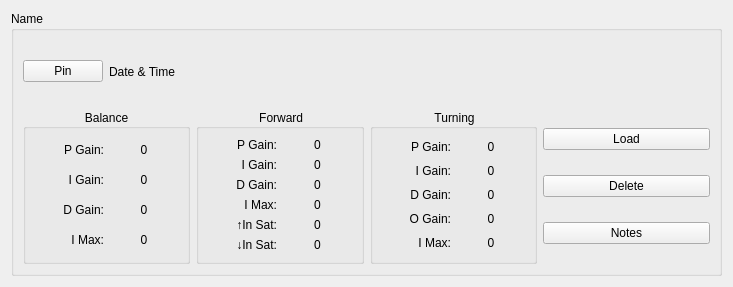
<?xml version="1.0" encoding="UTF-8"?>
<ui version="4.0">
 <class>ParameterSet</class>
 <widget class="QWidget" name="ParameterSet">
  <property name="geometry">
   <rect>
    <x>0</x>
    <y>0</y>
    <width>733</width>
    <height>287</height>
   </rect>
  </property>
  <property name="windowTitle">
   <string>Form</string>
  </property>
  <layout class="QGridLayout" name="gridLayout">
   <item row="0" column="0">
    <widget class="QGroupBox" name="group_box_name">
     <property name="title">
      <string>Name</string>
     </property>
     <layout class="QVBoxLayout" name="verticalLayout_7">
      <item>
       <layout class="QHBoxLayout" name="top_bar_layout">
        <item>
         <widget class="QPushButton" name="top_bar_push_button_pin">
          <property name="text">
           <string>Pin</string>
          </property>
         </widget>
        </item>
        <item>
         <widget class="QLabel" name="top_bar_label_date_time">
          <property name="text">
           <string>Date &amp; Time</string>
          </property>
         </widget>
        </item>
        <item>
         <spacer name="top_bar_spacer_horizontal_right">
          <property name="orientation">
           <enum>Qt::Horizontal</enum>
          </property>
          <property name="sizeHint" stdset="0">
           <size>
            <width>40</width>
            <height>20</height>
           </size>
          </property>
         </spacer>
        </item>
       </layout>
      </item>
      <item>
       <layout class="QHBoxLayout" name="controller_parameter_layout">
        <item>
         <widget class="QGroupBox" name="controller_parameter_group_box_balance">
          <property name="title">
           <string>Balance</string>
          </property>
          <property name="alignment">
           <set>Qt::AlignCenter</set>
          </property>
          <layout class="QGridLayout" name="controller_parameter_group_box_layout_balance">
           <item row="0" column="0">
            <widget class="QLabel" name="controller_parameter_balance_label_name_proportional">
             <property name="toolTip">
              <string>&lt;html&gt;&lt;head/&gt;&lt;body&gt;&lt;p&gt;Proportional gain&lt;/p&gt;&lt;/body&gt;&lt;/html&gt;</string>
             </property>
             <property name="text">
              <string>P Gain:</string>
             </property>
             <property name="alignment">
              <set>Qt::AlignRight|Qt::AlignTrailing|Qt::AlignVCenter</set>
             </property>
            </widget>
           </item>
           <item row="0" column="1">
            <widget class="QLabel" name="controller_parameter_balance_label_value_proportional">
             <property name="text">
              <string>0</string>
             </property>
             <property name="alignment">
              <set>Qt::AlignCenter</set>
             </property>
            </widget>
           </item>
           <item row="1" column="0">
            <widget class="QLabel" name="controller_parameter_balance_label_name_integral">
             <property name="toolTip">
              <string>&lt;html&gt;&lt;head/&gt;&lt;body&gt;&lt;p&gt;Integral gain&lt;/p&gt;&lt;/body&gt;&lt;/html&gt;</string>
             </property>
             <property name="text">
              <string>I Gain:</string>
             </property>
             <property name="alignment">
              <set>Qt::AlignRight|Qt::AlignTrailing|Qt::AlignVCenter</set>
             </property>
            </widget>
           </item>
           <item row="1" column="1">
            <widget class="QLabel" name="controller_parameter_balance_label_value_integral">
             <property name="text">
              <string>0</string>
             </property>
             <property name="alignment">
              <set>Qt::AlignCenter</set>
             </property>
            </widget>
           </item>
           <item row="2" column="0">
            <widget class="QLabel" name="controller_parameter_balance_label_name_differential">
             <property name="toolTip">
              <string>&lt;html&gt;&lt;head/&gt;&lt;body&gt;&lt;p&gt;Differential gain&lt;/p&gt;&lt;/body&gt;&lt;/html&gt;</string>
             </property>
             <property name="text">
              <string>D Gain:</string>
             </property>
             <property name="alignment">
              <set>Qt::AlignRight|Qt::AlignTrailing|Qt::AlignVCenter</set>
             </property>
            </widget>
           </item>
           <item row="2" column="1">
            <widget class="QLabel" name="controller_parameter_balance_label_value_differential">
             <property name="text">
              <string>0</string>
             </property>
             <property name="alignment">
              <set>Qt::AlignCenter</set>
             </property>
            </widget>
           </item>
           <item row="3" column="0">
            <widget class="QLabel" name="controller_parameter_balance_label_name_integral_max">
             <property name="toolTip">
              <string>&lt;html&gt;&lt;head/&gt;&lt;body&gt;&lt;p&gt;Integral maximum limit&lt;/p&gt;&lt;/body&gt;&lt;/html&gt;</string>
             </property>
             <property name="text">
              <string>I Max:</string>
             </property>
             <property name="alignment">
              <set>Qt::AlignRight|Qt::AlignTrailing|Qt::AlignVCenter</set>
             </property>
            </widget>
           </item>
           <item row="3" column="1">
            <widget class="QLabel" name="controller_parameter_balance_label_value_integral_max">
             <property name="text">
              <string>0</string>
             </property>
             <property name="alignment">
              <set>Qt::AlignCenter</set>
             </property>
            </widget>
           </item>
          </layout>
         </widget>
        </item>
        <item>
         <widget class="QGroupBox" name="controller_parameter_group_box_forward">
          <property name="title">
           <string> Forward</string>
          </property>
          <property name="alignment">
           <set>Qt::AlignCenter</set>
          </property>
          <layout class="QGridLayout" name="controller_parameter_group_box_layout_forward">
           <item row="0" column="0">
            <widget class="QLabel" name="controller_parameter_forward_label_name_proportional">
             <property name="toolTip">
              <string>&lt;html&gt;&lt;head/&gt;&lt;body&gt;&lt;p&gt;Proportional gain&lt;/p&gt;&lt;/body&gt;&lt;/html&gt;</string>
             </property>
             <property name="text">
              <string>P Gain:</string>
             </property>
             <property name="alignment">
              <set>Qt::AlignRight|Qt::AlignTrailing|Qt::AlignVCenter</set>
             </property>
            </widget>
           </item>
           <item row="0" column="1">
            <widget class="QLabel" name="controller_parameter_forward_label_value_proportional">
             <property name="text">
              <string>0</string>
             </property>
             <property name="alignment">
              <set>Qt::AlignCenter</set>
             </property>
            </widget>
           </item>
           <item row="1" column="0">
            <widget class="QLabel" name="controller_parameter_forward_label_name_integral">
             <property name="toolTip">
              <string>&lt;html&gt;&lt;head/&gt;&lt;body&gt;&lt;p&gt;Integral gain&lt;/p&gt;&lt;/body&gt;&lt;/html&gt;</string>
             </property>
             <property name="text">
              <string>I Gain:</string>
             </property>
             <property name="alignment">
              <set>Qt::AlignRight|Qt::AlignTrailing|Qt::AlignVCenter</set>
             </property>
            </widget>
           </item>
           <item row="1" column="1">
            <widget class="QLabel" name="controller_parameter_forward_label_value_integral">
             <property name="text">
              <string>0</string>
             </property>
             <property name="alignment">
              <set>Qt::AlignCenter</set>
             </property>
            </widget>
           </item>
           <item row="2" column="0">
            <widget class="QLabel" name="controller_parameter_forward_label_name_differential">
             <property name="toolTip">
              <string>&lt;html&gt;&lt;head/&gt;&lt;body&gt;&lt;p&gt;Differential gain&lt;/p&gt;&lt;/body&gt;&lt;/html&gt;</string>
             </property>
             <property name="text">
              <string>D Gain:</string>
             </property>
             <property name="alignment">
              <set>Qt::AlignRight|Qt::AlignTrailing|Qt::AlignVCenter</set>
             </property>
            </widget>
           </item>
           <item row="2" column="1">
            <widget class="QLabel" name="controller_parameter_forward_label_value_differential">
             <property name="text">
              <string>0</string>
             </property>
             <property name="alignment">
              <set>Qt::AlignCenter</set>
             </property>
            </widget>
           </item>
           <item row="3" column="0">
            <widget class="QLabel" name="controller_parameter_forward_label_name_integral_max">
             <property name="toolTip">
              <string>&lt;html&gt;&lt;head/&gt;&lt;body&gt;&lt;p&gt;Integral maximum limit&lt;/p&gt;&lt;/body&gt;&lt;/html&gt;</string>
             </property>
             <property name="text">
              <string>I Max:</string>
             </property>
             <property name="alignment">
              <set>Qt::AlignRight|Qt::AlignTrailing|Qt::AlignVCenter</set>
             </property>
            </widget>
           </item>
           <item row="3" column="1">
            <widget class="QLabel" name="controller_parameter_forward_label_value_integral_max">
             <property name="text">
              <string>0</string>
             </property>
             <property name="alignment">
              <set>Qt::AlignCenter</set>
             </property>
            </widget>
           </item>
           <item row="4" column="0">
            <widget class="QLabel" name="controller_parameter_forward_label_name_input_upper">
             <property name="toolTip">
              <string>&lt;html&gt;&lt;head/&gt;&lt;body&gt;&lt;p&gt;Upper input saturation &lt;/p&gt;&lt;/body&gt;&lt;/html&gt;</string>
             </property>
             <property name="text">
              <string>↑In Sat:</string>
             </property>
             <property name="alignment">
              <set>Qt::AlignRight|Qt::AlignTrailing|Qt::AlignVCenter</set>
             </property>
            </widget>
           </item>
           <item row="4" column="1">
            <widget class="QLabel" name="controller_parameter_forward_label_value_input_upper">
             <property name="text">
              <string>0</string>
             </property>
             <property name="alignment">
              <set>Qt::AlignCenter</set>
             </property>
            </widget>
           </item>
           <item row="5" column="0">
            <widget class="QLabel" name="controller_parameter_forward_label_name_input_lower">
             <property name="toolTip">
              <string>&lt;html&gt;&lt;head/&gt;&lt;body&gt;&lt;p&gt;Lower input saturation&lt;/p&gt;&lt;/body&gt;&lt;/html&gt;</string>
             </property>
             <property name="text">
              <string>↓In Sat:</string>
             </property>
             <property name="alignment">
              <set>Qt::AlignRight|Qt::AlignTrailing|Qt::AlignVCenter</set>
             </property>
            </widget>
           </item>
           <item row="5" column="1">
            <widget class="QLabel" name="controller_parameter_forward_label_value_input_lower">
             <property name="text">
              <string>0</string>
             </property>
             <property name="alignment">
              <set>Qt::AlignCenter</set>
             </property>
            </widget>
           </item>
          </layout>
         </widget>
        </item>
        <item>
         <widget class="QGroupBox" name="controller_parameter_group_box_turning">
          <property name="title">
           <string> Turning</string>
          </property>
          <property name="alignment">
           <set>Qt::AlignCenter</set>
          </property>
          <layout class="QGridLayout" name="controller_parameter_group_box_layout_turning">
           <item row="0" column="0">
            <widget class="QLabel" name="controller_parameter_turning_label_name_proportional">
             <property name="toolTip">
              <string>&lt;html&gt;&lt;head/&gt;&lt;body&gt;&lt;p&gt;Proportional gain&lt;/p&gt;&lt;/body&gt;&lt;/html&gt;</string>
             </property>
             <property name="text">
              <string>P Gain:</string>
             </property>
             <property name="alignment">
              <set>Qt::AlignRight|Qt::AlignTrailing|Qt::AlignVCenter</set>
             </property>
            </widget>
           </item>
           <item row="0" column="1">
            <widget class="QLabel" name="controller_parameter_turning_label_value_proportional">
             <property name="text">
              <string>0</string>
             </property>
             <property name="alignment">
              <set>Qt::AlignCenter</set>
             </property>
            </widget>
           </item>
           <item row="1" column="0">
            <widget class="QLabel" name="controller_parameter_turning_label_name_integral">
             <property name="toolTip">
              <string>&lt;html&gt;&lt;head/&gt;&lt;body&gt;&lt;p&gt;Integral gain&lt;/p&gt;&lt;/body&gt;&lt;/html&gt;</string>
             </property>
             <property name="text">
              <string>I Gain:</string>
             </property>
             <property name="alignment">
              <set>Qt::AlignRight|Qt::AlignTrailing|Qt::AlignVCenter</set>
             </property>
            </widget>
           </item>
           <item row="1" column="1">
            <widget class="QLabel" name="controller_parameter_turning_label_value_integral">
             <property name="text">
              <string>0</string>
             </property>
             <property name="alignment">
              <set>Qt::AlignCenter</set>
             </property>
            </widget>
           </item>
           <item row="2" column="0">
            <widget class="QLabel" name="controller_parameter_turning_label_name_differential">
             <property name="toolTip">
              <string>&lt;html&gt;&lt;head/&gt;&lt;body&gt;&lt;p&gt;Differential gain&lt;/p&gt;&lt;/body&gt;&lt;/html&gt;</string>
             </property>
             <property name="text">
              <string>D Gain:</string>
             </property>
             <property name="alignment">
              <set>Qt::AlignRight|Qt::AlignTrailing|Qt::AlignVCenter</set>
             </property>
            </widget>
           </item>
           <item row="2" column="1">
            <widget class="QLabel" name="controller_parameter_turning_label_value_differential">
             <property name="text">
              <string>0</string>
             </property>
             <property name="alignment">
              <set>Qt::AlignCenter</set>
             </property>
            </widget>
           </item>
           <item row="3" column="0">
            <widget class="QLabel" name="controller_parameter_turning_label_name_open_loop">
             <property name="toolTip">
              <string>&lt;html&gt;&lt;head/&gt;&lt;body&gt;&lt;p&gt;Open-loop gain&lt;/p&gt;&lt;/body&gt;&lt;/html&gt;</string>
             </property>
             <property name="text">
              <string>O Gain:</string>
             </property>
             <property name="alignment">
              <set>Qt::AlignRight|Qt::AlignTrailing|Qt::AlignVCenter</set>
             </property>
            </widget>
           </item>
           <item row="3" column="1">
            <widget class="QLabel" name="controller_parameter_turning_label_value_open_loop">
             <property name="text">
              <string>0</string>
             </property>
             <property name="alignment">
              <set>Qt::AlignCenter</set>
             </property>
            </widget>
           </item>
           <item row="4" column="0">
            <widget class="QLabel" name="controller_parameter_turning_label_name_integral_max">
             <property name="toolTip">
              <string>&lt;html&gt;&lt;head/&gt;&lt;body&gt;&lt;p&gt;Integral maximum limit&lt;/p&gt;&lt;/body&gt;&lt;/html&gt;</string>
             </property>
             <property name="text">
              <string>I Max:</string>
             </property>
             <property name="alignment">
              <set>Qt::AlignRight|Qt::AlignTrailing|Qt::AlignVCenter</set>
             </property>
            </widget>
           </item>
           <item row="4" column="1">
            <widget class="QLabel" name="controller_parameter_turning_label_value_integral_max">
             <property name="text">
              <string>0</string>
             </property>
             <property name="alignment">
              <set>Qt::AlignCenter</set>
             </property>
            </widget>
           </item>
          </layout>
         </widget>
        </item>
        <item>
         <layout class="QVBoxLayout" name="controller_parameter_layout_input">
          <item>
           <widget class="QPushButton" name="controller_parameter_input_push_button_load">
            <property name="text">
             <string>Load</string>
            </property>
           </widget>
          </item>
          <item>
           <widget class="QPushButton" name="controller_parameter_input_push_button_delete">
            <property name="text">
             <string>Delete</string>
            </property>
           </widget>
          </item>
          <item>
           <widget class="QPushButton" name="controller_parameter_input_push_button_notes">
            <property name="text">
             <string>Notes</string>
            </property>
           </widget>
          </item>
         </layout>
        </item>
       </layout>
      </item>
     </layout>
    </widget>
   </item>
  </layout>
 </widget>
 <resources/>
 <connections/>
</ui>
